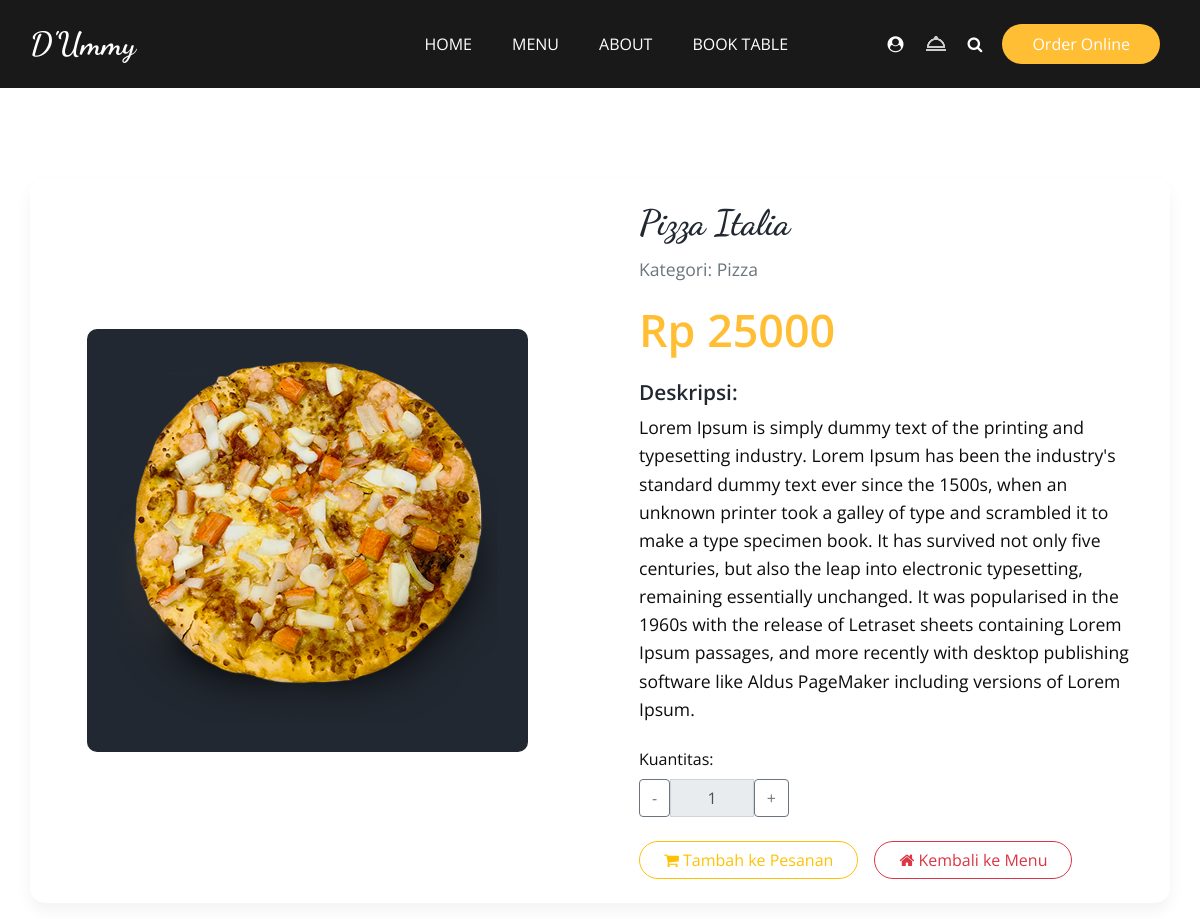
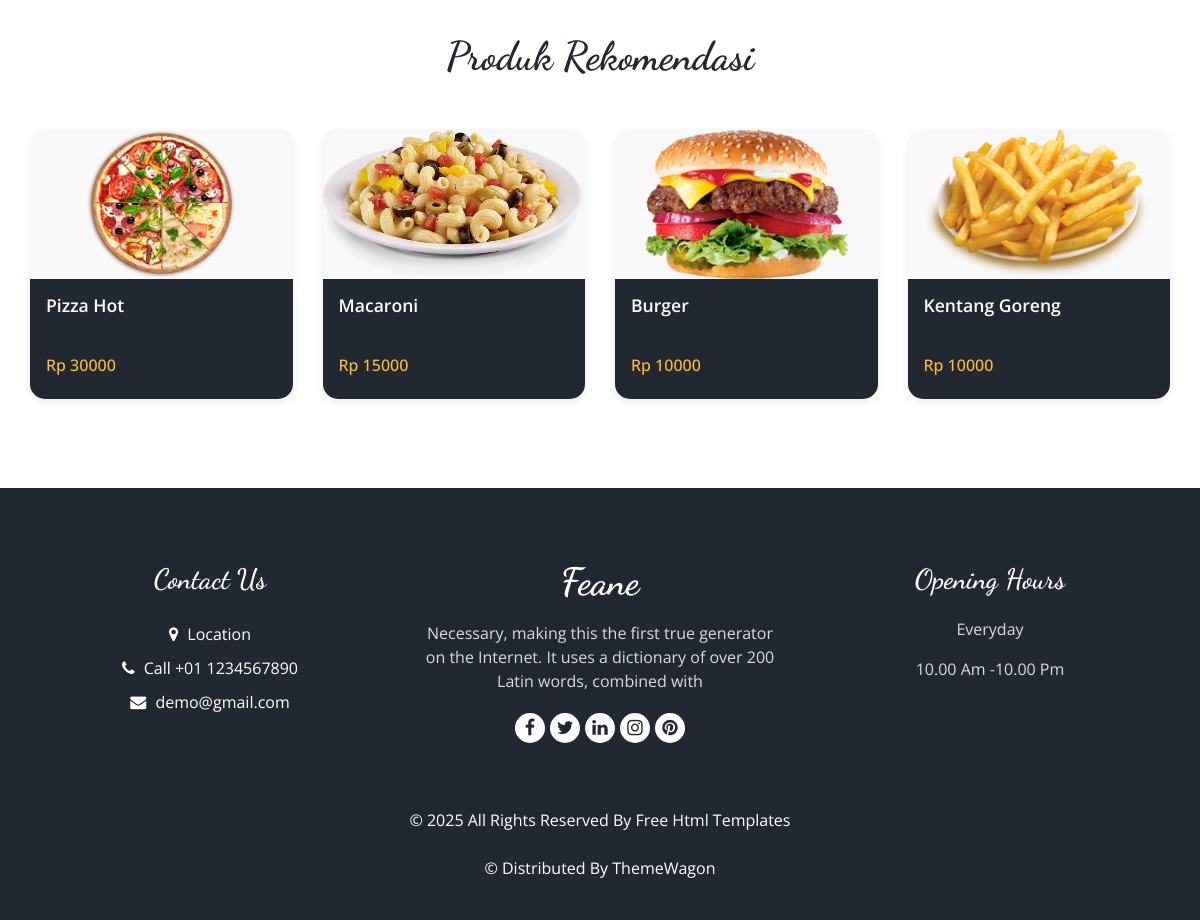
The app's page /pizza/ with its own data (2 pictures, top to bottom).
### menu/models.py (models this page shows, shortened)
class ListMenu(models.Model):
    name = models.CharField(max_length=100)
    slug = models.SlugField(unique=True, help_text="Teks unik untuk URL, akan terisi otomatis jika dikosongkan.")
    description = models.TextField()
    image = models.ImageField(upload_to='menu_images/')
    price = models.DecimalField(max_digits=8, decimal_places=2)
    category = models.ForeignKey(Category, on_delete=models.CASCADE, related_name="list_menu")

class Category(models.Model):
    name = models.CharField(max_length=100)
    slug = models.SlugField(unique=True, help_text="Gunakan huruf kecil, tanpa spasi, contoh: minuman-kopi")
    class Meta:
        verbose_name_plural = "Categories"

### menu/views.py (the view)
# urls.py: path('<slug:menu_slug>/', views.menu_detail_view, name='menu_detail'),
def menu_detail_view(request, menu_slug):
    item = get_object_or_404(ListMenu, slug=menu_slug)
    recommended_items = ListMenu.objects.exclude(slug=menu_slug).order_by('?')[:4]
    context = {
        'item': item,
        'recommended_items': recommended_items,
    }
    return render(request, 'menu/menu_detail.html', context)

### menu/templates/menu/menu_detail.html
{% extends 'base.html' %} {% load static %} {% block content %}
<section class="food_section layout_padding">
  <div class="container">
    <div class="card mb-5 custom-detail-card">
      <div class="row g-0">
        <div
          class="col-md-6 d-flex align-items-center justify-content-center p-3"
        >
          <div class="img-box-detail">
            <img
              src="{{ item.image.url }}"
              alt="{{ item.name }}"
              class="img-fluid rounded-start"
            />
          </div>
        </div>
        <div class="col-md-6">
          <div class="card-body p-4">
            <h2 class="card-title item-name">{{ item.name }}</h2>
            <p class="card-text item-category text-muted">
              Kategori: {{ item.category.name }}
            </p>
            <h3 class="item-price mb-4">Rp {{ item.price|floatformat:0 }}</h3>
            <h4 class="detail-title mb-2">Deskripsi:</h4>
            <p class="card-text item-description">{{ item.description }}</p>
            <div class="quantity-box mt-4">
              <label for="quantity" class="form-label">Kuantitas:</label>
              <div class="input-group mb-3" style="width: 150px">
                <button
                  class="btn btn-outline-secondary"
                  type="button"
                  id="button-addon1"
                >
                  -
                </button>
                <input
                  type="text"
                  id="quantity"
                  class="form-control text-center"
                  value="1"
                  readonly
                />
                <button
                  class="btn btn-outline-secondary"
                  type="button"
                  id="button-addon2"
                >
                  +
                </button>
              </div>
            </div>
            <div class="action-buttons mt-4 d-flex align-items-center">
              <a
                href="#"
                class="btn btn-outline-warning rounded-pill px-4 mr-3"
              >
                <i class="fa fa-shopping-cart" aria-hidden="true"></i> Tambah ke
                Pesanan
              </a>
              <a href="#" class="btn btn-outline-danger rounded-pill px-4">
                <i class="fa fa-home" aria-hidden="true"></i> Kembali ke Menu
              </a>
            </div>
          </div>
        </div>
      </div>
    </div>
    {% if recommended_items %}
    <div class="recommendation_section mt-5">
      <div class="heading_container heading_center mb-4">
        <h2>Produk Rekomendasi</h2>
      </div>
      <div class="row">
        {% for rec_item in recommended_items %}
        <div class="col-sm-6 col-lg-3 mb-4">
          <div class="box custom-recommendation-box">
            <a
              href="{% url 'menu:menu_detail' menu_slug=rec_item.slug %}"
              class="menu-item-link"
            >
              <div class="img-box-rec">
                <img
                  src="{{ rec_item.image.url }}"
                  alt="{{ rec_item.name }}"
                  class="img-fluid"
                />
              </div>
              <div class="detail-box p-3">
                <h5>{{ rec_item.name }}</h5>
                <div class="options">
                  <h6>Rp {{ rec_item.price|floatformat:0 }}</h6>
                </div>
              </div>
            </a>
          </div>
        </div>
        {% endfor %}
      </div>
    </div>
    {% endif %}
  </div>
</section>
{% endblock content %}

### static/css/style.css (style rules this page uses)
body { font-family: "Open Sans", sans-serif; color: #0c0c0c; background-color: #ffffff; overflow-x: hidden; }
.layout_padding { padding: 90px 0; }
h1, h2 { font-family: "Dancing Script", cursive; }
.heading_container { display: -webkit-box; display: -ms-flexbox; display: flex; -webkit-box-orient: vertical; -webkit-box-direction: normal; -ms-flex-direction: column; flex-direction: column; -webkit-box-align: start; -ms-flex-align: start; align-items: flex-start; }
.heading_container h2 { position: relative; margin-bottom: 0; font-size: 2.5rem; font-weight: bold; }
.heading_container.heading_center { -webkit-box-align: center; -ms-flex-align: center; align-items: center; text-align: center; }
a, a:hover, a:focus { text-decoration: none; }
.btn, .btn:focus { outline: none !important; -webkit-box-shadow: none; box-shadow: none; }
.food_section .box { position: relative; margin-top: 25px; background-color: #ffffff; border-radius: 10px; color: #ffffff; border-radius: 15px; overflow: hidden; background: linear-gradient(to bottom, #f1f2f3 25px, #222831 25px); }
.food_section .box .detail-box { padding: 25px; }
.food_section .box .detail-box h5 { font-weight: 600; }
.food_section .box .detail-box h6 { margin-top: 10px; }
.food_section .box .options { display: -webkit-box; display: -ms-flexbox; display: flex; -webkit-box-pack: justify; -ms-flex-pack: justify; justify-content: space-between; }
.custom-detail-card { border: none; box-shadow: 0 0.5rem 1rem rgba(0, 0, 0, 0.05); border-radius: 15px; overflow: hidden; }
.img-box-detail { background-color: #222831; display: flex; align-items: center; justify-content: center; padding: 30px; border-radius: 10px; max-height: 450px; overflow: hidden; }
.img-box-detail img { max-width: 100%; max-height: 100%; object-fit: contain; border-radius: 8px; }
.card-title.item-name { font-weight: bold; color: #222831; font-size: 2.2rem; }
.item-category { font-size: 1.1rem; }
.item-price { font-weight: 600; color: #ffbe33; font-size: 2.8rem; margin: 20px 0; }
.detail-title { color: #222831; font-weight: 600; font-size: 1.3rem; }
.item-description { font-size: 1.1rem; line-height: 1.6; }
.quantity-box .input-group { width: 140px; }
.quantity-box .form-control { border-color: #ced4da; }
.quantity-box .btn-outline-secondary { color: #6c757d; border-color: #6c757d; }
.recommendation_section .heading_container h2 { font-size: 2.5rem; color: #222831; }
.custom-recommendation-box { background-color: #fff; border: none; box-shadow: 0 0.2rem 0.5rem rgba(0, 0, 0, 0.08); border-radius: 10px; overflow: hidden; transition: transform 0.2s ease-in-out; height: 100%; display: flex; flex-direction: column; }
.img-box-rec { height: 150px; display: flex; align-items: center; justify-content: center; background-color: #f8f8f8; overflow: hidden; }
.img-box-rec img { max-width: 100%; max-height: 100%; object-fit: contain; }
.custom-recommendation-box .detail-box { flex-grow: 1; display: flex; flex-direction: column; justify-content: space-between; }
.custom-recommendation-box .detail-box h5 { font-size: 1.1rem; font-weight: 600; color: #fff; margin-bottom: 5px; }
.custom-recommendation-box .detail-box h6 { font-size: 1rem; color: #ffbe33; }
.custom-recommendation-box .menu-item-link { text-decoration: none; color: inherit; display: flex; flex-direction: column; height: 100%; }
.layout_padding { padding-top: 90px; padding-bottom: 90px; }

### static/css/responsive.css (style rules this page uses)
@media (min-width: 1200px) { .container { max-width: 1170px; } }

### records on screen
ListMenu: image (picture), name "Pizza Italia", category.name "Pizza", price "25000", description "Lorem Ipsum is simply dummy text of the printing and typesetting industry. Lorem Ipsum has been the industry's standard dummy text ever since the 1500s, when an unknown printer took a galley of type and scrambled it to make a type specimen book. It has survived not only five centuries, but also the leap into electronic typesetting, remaining essentially unchanged. It was popularised in the 1960s with the release of Letraset sheets containing Lorem Ipsum passages, and more recently with desktop publishing software like Aldus PageMaker including versions of Lorem Ipsum."
ListMenu: image (picture), name "Pizza Hot", price "30000"
ListMenu: image (picture), name "Macaroni", price "15000"
ListMenu: image (picture), name "Burger", price "10000"
ListMenu: image (picture), name "Kentang Goreng", price "10000"
